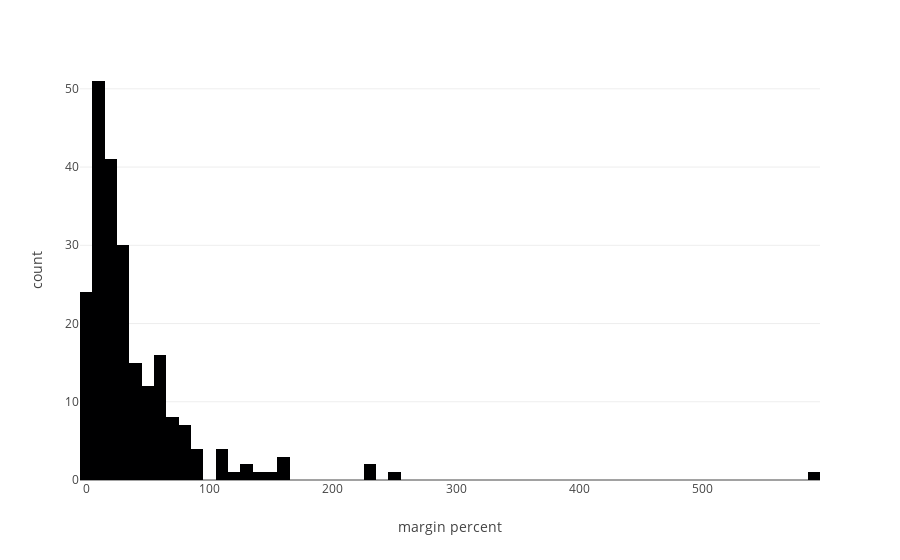

Notebook source saved alongside this figure:
### Code cell
fig = px.histogram(df[df.year==2023], x="margin percent",nbins=100)
fig.show()

### Figure 1 — Plotly figure (JSON) as saved in the notebook; plotly's stock layout.template omitted (floating-point values rounded to 4 significant figures; data arrays with more than 128 entries replaced by an {"elided": "..."} marker saying what was removed)
{"data": [{"alignmentgroup": "True", "bingroup": "x", "hovertemplate": "margin percent=%{x}<br>count=%{y}<extra></extra>", "legendgroup": "", "marker": {"color": "#000001", "pattern": {"shape": ""}}, "name": "", "nbinsx": 100, "offsetgroup": "", "orientation": "v", "showlegend": false, "type": "histogram", "x": {"elided": "224 float values"}, "xaxis": "x", "yaxis": "y"}], "layout": {"barmode": "relative", "legend": {"tracegroupgap": 0}, "margin": {"t": 60}, "xaxis": {"anchor": "y", "domain": [0, 1], "title": {"text": "margin percent"}}, "yaxis": {"anchor": "x", "domain": [0, 1], "title": {"text": "count"}}}}
